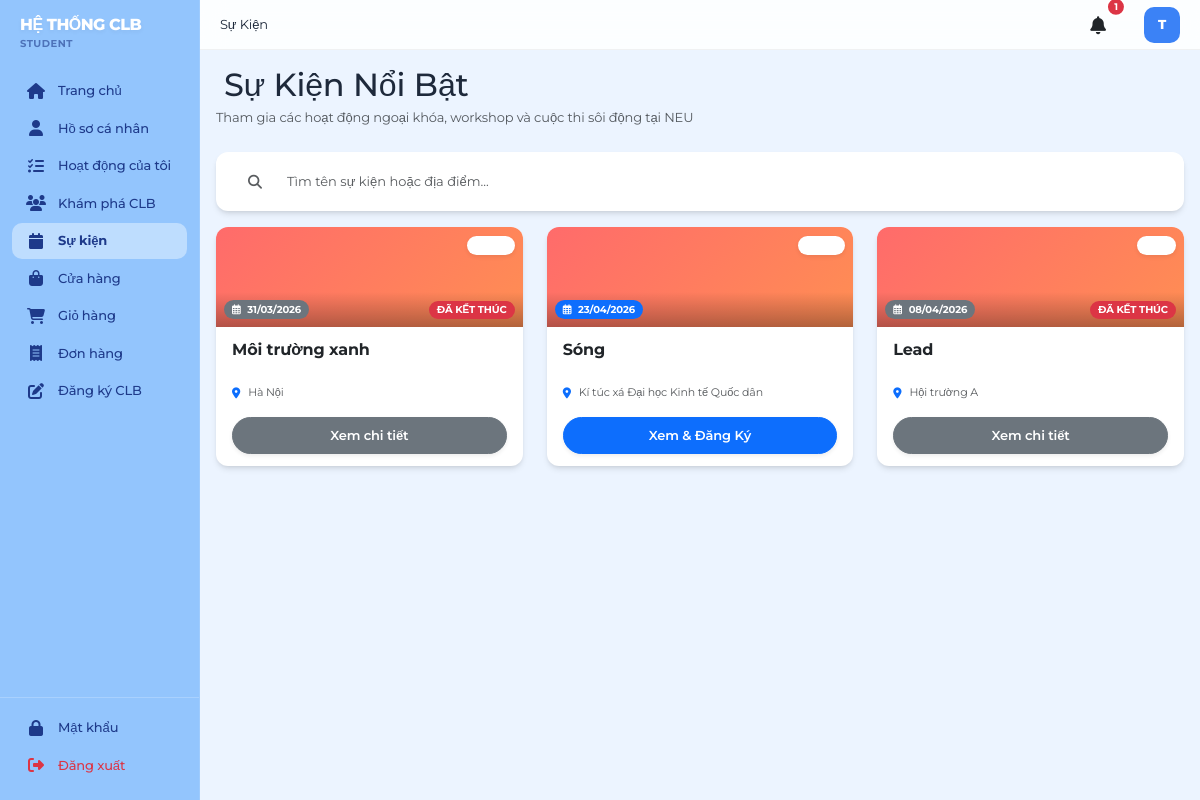
The app's page /student/events (signed in) with its own data.
### models.py (models this page shows, shortened)
class User(db.Model):
    __tablename__ = 'users'
    id = db.Column(db.Integer, primary_key=True)
    username = db.Column(db.String(120), unique=True, nullable=False)
    email = db.Column(db.String(120), unique=True, nullable=False)
    password_hash = db.Column(db.String(255), nullable=False)
    user_type = db.Column(db.String(20), nullable=False)  # student, club, admin
    status = db.Column(db.String(20), default=STATUS_ACTIVE)  # active, inactive
    created_at = db.Column(db.DateTime, default=datetime.utcnow)
    updated_at = db.Column(db.DateTime, default=datetime.utcnow, onupdate=datetime.utcnow)
    student_profile = db.relationship('Student', backref='user', uselist=False, cascade='all, delete-orphan')
    club_profile = db.relationship('Club', backref='user', uselist=False, cascade='all, delete-orphan', foreign_keys='Club.user_id')
    def is_student(self):
        return self.user_type == USER_TYPE_STUDENT
    def is_club(self):
        return self.user_type == USER_TYPE_CLUB

class Event(db.Model):
    __tablename__ = 'events'
    id = db.Column(db.Integer, primary_key=True)
    club_id = db.Column(db.Integer, db.ForeignKey('clubs.id'), nullable=False)
    event_name = db.Column(db.String(200), nullable=False)
    description = db.Column(db.Text)
    start_date = db.Column(db.DateTime, nullable=False)
    end_date = db.Column(db.DateTime)
    location = db.Column(db.String(255))
    max_participants = db.Column(db.Integer)
    status = db.Column(db.String(20), default=STATUS_PENDING)  # pending, approved, active, completed, cancelled
    thumbnail_url = db.Column(db.String(255))
    check_in_code = db.Column(db.String(10), unique=True)  # Secret code for CICO
    achievement_points = db.Column(db.Integer, default=5)  # Points rewarded for attendance
    created_at = db.Column(db.DateTime, default=datetime.utcnow)
    updated_at = db.Column(db.DateTime, default=datetime.utcnow, onupdate=datetime.utcnow)
    registrations = db.relationship('EventRegistration', backref='event', cascade='all, delete-orphan')
    @property
    def is_ended(self):
        now = datetime.utcnow()
        if self.end_date:
            return now > self.end_date
        return now > self.start_date

### app.py (the view)
@app.route('/student/events')
@login_required
def student_events():
    if not current_user.is_student():
        return redirect(url_for('index'))
    events = Event.query.filter_by(status=STATUS_APPROVED).all()
    return render_template('student/events.html', events=events)

### templates/student/events.html (shortened to what this page needs)
{% extends "base.html" %}
{% block page_title %}Sự Kiện{% endblock %}
{% block content %}
<div class="d-flex justify-content-between align-items-end mb-4 flex-wrap gap-3">
    <div>
        <h2 class="page-title mb-1">Sự Kiện Nổi Bật</h2>
        <p class="text-muted mb-0">Tham gia các hoạt động ngoại khóa, workshop và cuộc thi sôi động tại NEU</p>
    </div>
</div>
<div class="card border-0 mb-3 shadow-sm overflow-hidden" style="border-radius: 12px !important;">
    <div class="card-body p-2">
        <div class="row g-3">
            <div class="col-12">
                <div class="input-group border-0 shadow-none">
                    <span class="input-group-text bg-transparent border-0 px-3"><i class="fas fa-search text-muted small"></i></span>
                    <input type="text" class="form-control border-0 bg-transparent py-2" placeholder="Tìm tên sự kiện hoặc địa điểm..." id="searchInput">
                </div>
            </div>
        </div>
    </div>
</div>
{% if events %}
<div class="row g-4" id="eventGrid">
    {% for event in events %}
    <div class="col-md-6 col-xl-4 event-item">
        <div class="card h-100 border-0 overflow-hidden shadow-sm">
            <div class="position-relative" style="height: 100px; background: linear-gradient(135deg, #FF6B6B 0%, #FF8E53 100%);">
                <div class="position-absolute top-0 end-0 p-2">
                    <span class="badge bg-white bg-opacity-20 text-white rounded-pill px-2 py-1 small backdrop-blur-sm shadow-sm" style="font-size: 10px;">
                        <i class="fas fa-users me-1"></i> {{ event.max_participants or '?' }}
                    </span>
                </div>
                <div class="position-absolute bottom-0 start-0 p-2 w-100 bg-gradient-dark d-flex justify-content-between align-items-center">
                    <span class="badge {{ 'bg-secondary' if event.is_ended else 'bg-primary' }} text-white rounded-pill px-2 py-1 small fw-bold" style="font-size: 10px;">
                        <i class="far fa-calendar-alt me-1"></i>
                        {{ event.start_date.strftime('%d/%m/%Y') if event.start_date else 'Sắp tới' }}
                    </span>
                    {% if event.is_ended %}
                    <span class="badge bg-danger text-white rounded-pill px-2 py-1 small fw-bold" style="font-size: 10px;">
                        ĐÃ KẾT THÚC
                    </span>
                    {% endif %}
                </div>
            </div>
            <div class="card-body p-3 d-flex flex-column">
                <h6 class="fw-bold mb-2 text-truncate-2" style="line-height: 1.4; height: 2.3rem;">
                    <a href="{{ url_for('event_detail', event_id=event.id) }}" class="text-dark text-decoration-none hover-primary">{{ event.event_name }}</a>
                </h6>
                <div class="d-flex flex-column gap-1 mb-3">
                    <div class="text-muted d-flex align-items-center" style="font-size: 11px;">
                        <i class="fas fa-map-marker-alt text-primary me-2 w-15"></i>
                        <span class="text-truncate">{{ event.location or 'Trực tuyến' }}</span>
                    </div>
                </div>
                <div class="mt-auto">
                    {% if event.is_ended %}
                    <a href="{{ url_for('event_detail', event_id=event.id) }}" class="btn btn-secondary w-100 py-2 rounded-pill shadow-sm hvr-grow small">
                        Xem chi tiết
                    </a>
                    {% else %}
                    <a href="{{ url_for('event_detail', event_id=event.id) }}" class="btn btn-primary w-100 py-2 rounded-pill shadow-sm hvr-grow small">
                        Xem & Đăng Ký
                    </a>
                    {% endif %}
                </div>
            </div>
        </div>
    </div>
    {% endfor %}
</div>
{% endif %}
<link rel="stylesheet" href="{{ url_for('static', filename='css/student/events.css') }}">
{% endblock %}

### templates/base.html (shortened to what this page needs)
<!DOCTYPE html>
<html lang="vi">
<head>
    <link href="https://cdn.jsdelivr.net/npm/bootstrap@5.3.0/dist/css/bootstrap.min.css" rel="stylesheet">
    <link rel="stylesheet" href="https://cdnjs.cloudflare.com/ajax/libs/font-awesome/6.4.0/css/all.min.css">
<link rel="stylesheet" href="{{ url_for('static', filename='css/style.css') }}">
</head>
<body>
    <div class="layout">
        {% if not hide_sidebar %}
        <div class="sidebar">
            <div class="logo">
                <h5>HỆ THỐNG CLB</h5>
                <p>{% if current_user.is_authenticated %}{{ current_user.user_type }}{% else %}Sinh viên{% endif %}</p>
            </div>
            <nav class="sidebar-nav">
                {% if current_user.is_authenticated %}
                    {% if current_user.is_student() %}
                        <div class="nav-item">
                            <a href="{{ url_for('student_dashboard') }}" class="nav-link {% if request.endpoint == 'student_dashboard' %}active{% endif %}">
                                <i class="fas fa-home"></i> Trang chủ
                            </a>
                        </div>
                        <div class="nav-item">
                            <a href="{{ url_for('student_profile') }}" class="nav-link {% if request.endpoint and 'profile' in request.endpoint %}active{% endif %}">
                                <i class="fas fa-user"></i> Hồ sơ cá nhân
                            </a>
                        </div>
                        <div class="nav-item">
                            <a href="{{ url_for('student_activities') }}" class="nav-link {% if request.endpoint == 'student_activities' %}active{% endif %}">
                                <i class="fas fa-tasks"></i> Hoạt động của tôi
                            </a>
                        </div>
                        <div class="nav-item">
                            <a href="{{ url_for('student_clubs') }}" class="nav-link {% if request.endpoint == 'student_clubs' %}active{% endif %}">
                                <i class="fas fa-users"></i> Khám phá CLB
                            </a>
                        </div>
                        <div class="nav-item">
                            <a href="{{ url_for('student_events') }}" class="nav-link {% if request.endpoint == 'student_events' %}active{% endif %}">
                                <i class="fas fa-calendar"></i> Sự kiện
                            </a>
                        </div>
                        <div class="nav-item">
                            <a href="{{ url_for('products_list') }}" class="nav-link {% if 'product' in request.endpoint|string %}active{% endif %}">
                                <i class="fas fa-shopping-bag"></i> Cửa hàng
                            </a>
                        </div>
                        <div class="nav-item">
                            <a href="{{ url_for('cart') }}" class="nav-link {% if request.endpoint == 'cart' %}active{% endif %}">
                                <i class="fas fa-shopping-cart"></i> Giỏ hàng
                            </a>
                        </div>
                        <div class="nav-item">
                            <a href="{{ url_for('orders_list') }}" class="nav-link {% if request.endpoint == 'orders_list' %}active{% endif %}">
                                <i class="fas fa-receipt"></i> Đơn hàng
                            </a>
                        </div>
                        <div class="nav-item">
                            <a href="{{ url_for('student_club_register') }}" class="nav-link {% if request.endpoint == 'student_club_register' %}active{% endif %}">
                                <i class="fas fa-edit"></i> Đăng ký CLB
                            </a>
                        </div>
                    {% endif %}
                {% endif %}
            </nav>
            {% if current_user.is_authenticated %}
            <div class="sidebar-footer">
                <div class="nav-item">
                    <a href="{{ url_for('change_credentials') }}" class="nav-link {% if request.endpoint == 'change_credentials' %}active{% endif %}">
                        <i class="fas fa-lock"></i> Mật khẩu
                    </a>
                </div>
                <div class="nav-item">
                    <a href="{{ url_for('logout') }}" class="nav-link text-danger">
                        <i class="fas fa-sign-out-alt"></i> Đăng xuất
                    </a>
                </div>
            </div>
            {% endif %}
        </div>
        {% endif %}
        <div class="main-container {% if hide_sidebar %}no-sidebar{% endif %}">
            {% if not hide_sidebar %}
            <div class="top-header">
                <div class="header-left">
                    {% block page_title %}{% endblock %}
                </div>
                <div class="header-right">
                    <a href="{{ url_for('notifications_list') }}" class="notification-icon position-relative text-dark text-decoration-none me-3">
                        <i class="fas fa-bell"></i>
                        {% if unread_count > 0 %}
                        <span class="position-absolute top-0 start-100 translate-middle badge rounded-pill bg-danger" style="font-size: 0.6rem; padding: 0.35em 0.65em; border: 2px solid #fff;">
                            {{ unread_count if unread_count < 100 else '99+' }}
                        </span>
                        {% endif %}
                    </a>
                    {% if current_user.is_authenticated %}
                        {% set avatar = None %}
                        {% if current_user.is_student() and current_user.student_profile and current_user.student_profile.avatar_url %}
                            {% set avatar = current_user.student_profile.avatar_url %}
                        {% elif current_user.is_club() and current_user.club_profile and current_user.club_profile.logo_url %}
                            {% set avatar = current_user.club_profile.logo_url %}
                        {% endif %}
                        {% if avatar %}
                        <div class="user-avatar border border-2 shadow-sm" title="{{ current_user.username }}">
                            <img src="{{ avatar }}" alt="Avatar" style="width: 100%; height: 100%; object-fit: cover; border-radius: 50%;">
                        </div>
                        {% else %}
                        <div class="user-avatar" title="{{ current_user.username or 'User' }}">
                            {{ (current_user.username[0].upper() if current_user.username else '?') }}
                        </div>
                        {% endif %}
                    {% endif %}
                </div>
            </div>
            {% endif %}
            <div class="content-area">
                {% block content %}{% endblock %}
            </div>
        </div>
    </div>
</body>
</html>

### records on screen
User: user_type "STUDENT", username "T"
Event: start_date "31/03/2026", shows "ĐÃ KẾT THÚC", event_name "Môi trường xanh", location "Hà Nội"
Event: start_date "23/04/2026", event_name "Sóng", location "Kí túc xá Đại học Kinh tế Quốc dân"
Event: start_date "08/04/2026", shows "ĐÃ KẾT THÚC", event_name "Lead", location "Hội trường A"

### other values on screen
{{ unread_count if unread_count < 100 else '99+' }} "1"
